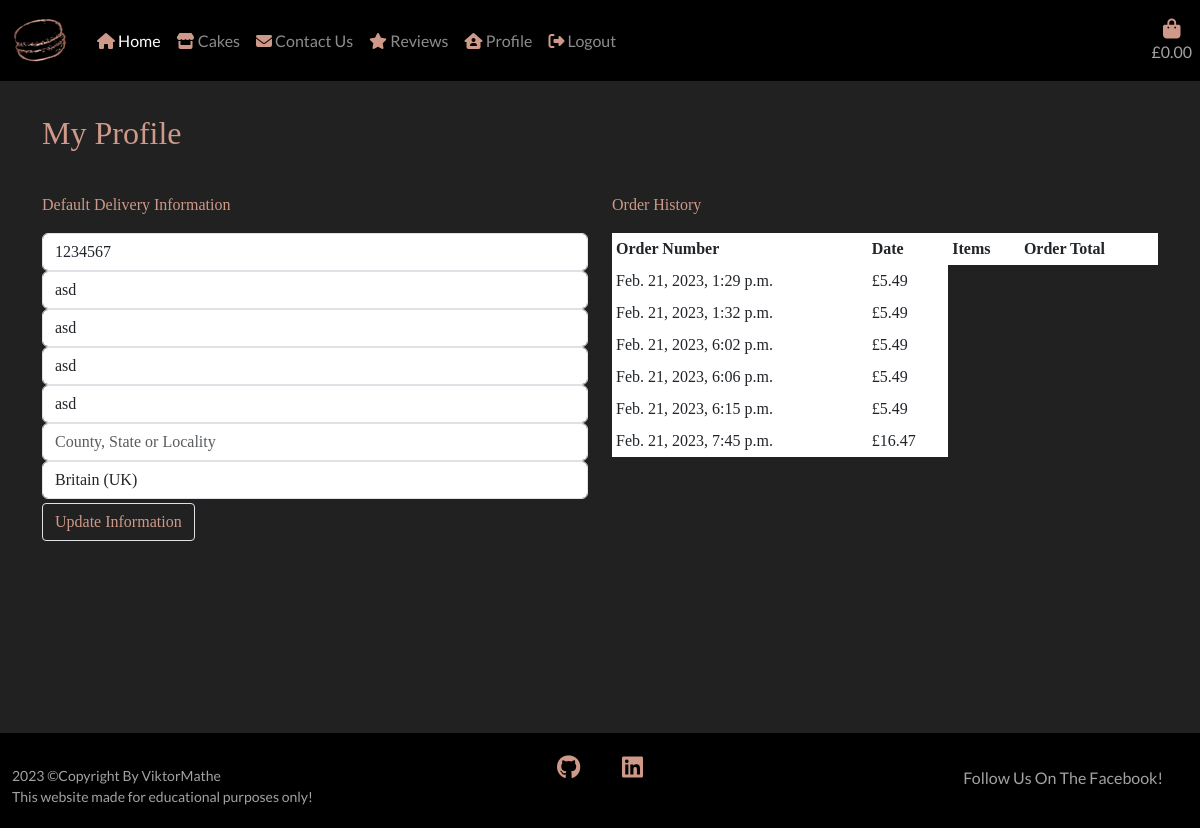
Screenshot of /profile/ (signed in) with the database file from the repository.
### profiles/models.py (models this page shows, shortened)
class Profile(models.Model):
    user = models.OneToOneField(User, on_delete=models.CASCADE)
    default_phone_number = models.CharField(
        max_length=20, null=True, blank=True)
    default_address_1 = models.CharField(
        max_length=80, null=True, blank=True)
    default_address_2 = models.CharField(
        max_length=80, null=True, blank=True)
    default_city = models.CharField(
        max_length=40, null=True, blank=True)
    default_post_code = models.CharField(max_length=20, null=True, blank=True)
    default_county = models.CharField(max_length=80, null=True, blank=True)
    default_country = CountryField(
        blank_label='Country', null=True, blank=True)

### checkout/models.py (models this page shows, shortened)
class Checkout(models.Model):
    order_number = models.CharField(max_length=32, editable=False, null=False)
    full_name = models.CharField(max_length=64, blank=False, null=False)
    email_address = models.EmailField(max_length=254, blank=False, null=False)
    phone_number = models.CharField(max_length=24, blank=False, null=False)
    city = models.CharField(max_length=50, blank=False, null=False)
    address_1 = models.CharField(max_length=100, blank=False, null=False)
    address_2 = models.CharField(max_length=100, blank=True, null=True)
    county = models.CharField(max_length=50, blank=True, null=True)
    post_code = models.CharField(max_length=50, blank=False, null=False)
    country = CountryField(
        blank_label='Country *', blank=False, null=False)
    date = models.DateTimeField(auto_now_add=True)
    bag_total = models.DecimalField(
        max_digits=10, decimal_places=2, default=0, null=False)
    delivery = models.DecimalField(
        max_digits=6, decimal_places=2, default=0, null=False)
    order_total = models.DecimalField(
        max_digits=10, decimal_places=2, default=0, null=False)
    stripe_pid = models.CharField(
        max_length=254, blank=False, null=False, default='')
    profile = models.ForeignKey(
        Profile, on_delete=models.SET_NULL,
        null=True, blank=True, related_name='orders')

### profiles/views.py (the view)
# urls.py: path('', views.profile, name='profile'),
@login_required
def profile(request):
    profile = get_object_or_404(Profile, user=request.user)
    if request.method == 'POST':
        form = ProfileForm(request.POST, instance=profile)
        if form.is_valid():
            form.save()
            messages.success(
                request, 'Your profile information has been updated!')
    else:
        form = ProfileForm(instance=profile)
    orders = profile.orders.all()
    template = 'profile.html'
    context = {
        'form': form,
        'orders': orders,
        'on_profile_page': True
    }
    return render(request, template, context)

### profiles/forms.py
class ProfileForm(forms.ModelForm):
    class Meta:
        model = Profile
        exclude = ('user',)
    def __init__(self, *args, **kwargs):
        super().__init__(*args, **kwargs)
        placeholders = {
            'default_phone_number': 'Phone Number',
            'default_address_1': 'Street Address 1',
            'default_address_2': 'Street Address 2',
            'default_city': 'Town or City',
            'default_post_code': 'Post Code',
            'default_county': 'County, State or Locality',
        }
        self.fields['default_phone_number'].widget.attrs['autofocus'] = True
        for field in self.fields:
            if field != 'default_country':
                if self.fields[field].required:
                    placeholder = f'{placeholders[field]} *'
                else:
                    placeholder = placeholders[field]
                self.fields[field].widget.attrs['placeholder'] = placeholder
            self.fields[field].label = False

### bag/context.py (called while the page is built, shortened)
def bag_contents(request):
    bag_contents = []
    total = 0
    cake_count = 0
    bag = request.session.get('bag', {})
    if total < settings.FREE_DELIVERY:
        delivery_fee = total * Decimal(settings.DELIVERY_PERCENTAGE/100)
        free_delivery_delta = settings.FREE_DELIVERY - total
    else:
        delivery_fee = 0
        free_delivery_delta = 0
    order_total = delivery_fee + total
    context = {
        'bag_contents': bag_contents,
        'total': total,
        'cake_count': cake_count,
        'delivery_fee': delivery_fee,
        'free_delivery': settings.FREE_DELIVERY,
        'free_delivery_delta': free_delivery_delta,
        'order_total': order_total,
    }
    return context

### profiles/templates/profile.html (shortened to what this page needs)
{% extends "base.html" %}
{% load static %}
{% block content %}
    <div class="remove-bg"></div>
    <div class="container">
        <div class="row">
            <div class="col">
                <hr>
                <h2 class="text mb-4">My Profile</h2>
                <hr>
            </div>
        </div>
        <div class="row">
            <div class="col-12 col-lg-6">
                <p class="text">Default Delivery Information</p>
                <form class="mt-3 profile-update-form text" action="{% url 'profile' %}" method="POST" id="profile-update-form">
                    {{ form|crispy }}
                    <button class="btn rounded-1 text float-right border mt-1">Update Information</button>
                </form>
            </div>
            <div class="col-12 col-lg-6">
                <p class="text">Order History</p>
                <div class="order-history table-responsive text">
                    <table class="table text table-sm table-borderless">
                        <thead>
                            <tr>
                                <th>Order Number</th>
                                <th>Date</th>
                                <th>Items</th>
                                <th>Order Total</th>
                            </tr>
                        </thead>
                        <tbody>
                            {% for order in orders %}
                                <tr>
                                    <td>
                                        {{ order.date }}
                                    </td>
                                    <td>
                                        £{{ order.order_total }}
                                    </td>
                                </tr>
                            {% endfor %}
                        </tbody>
                    </table>
                </div>
            </div>
        </div>
{% endblock %}

### static/css/base.css (style rules this page uses)
html { height: 100%; }
body { background: url('/media/macaron_background.png') fixed center center no-repeat; background-size: cover; height: calc(100vh - 164px); font-family: 'Lato', sans-serif; }
.remove-bg { height: 100%; width: 100%; top: 0; left: 0; position: fixed; background: #212121; z-index: -1; }
.text { color: #ce9988; font-family: Italic; }

### rows the page displays
Profile: default_phone_number "1234567", default_address_1 "asd", default_address_2 "asd", default_city "asd", default_post_code "asd", default_country "Britain (UK)"
Checkout: date "Feb. 21, 2023, 1:29 p.m.", order_total "5.49"
Checkout: date "Feb. 21, 2023, 1:32 p.m.", order_total "5.49"
Checkout: date "Feb. 21, 2023, 6:02 p.m.", order_total "5.49"
Checkout: date "Feb. 21, 2023, 6:06 p.m.", order_total "5.49"
Checkout: date "Feb. 21, 2023, 6:15 p.m.", order_total "5.49"
Checkout: date "Feb. 21, 2023, 7:45 p.m.", order_total "16.47"
